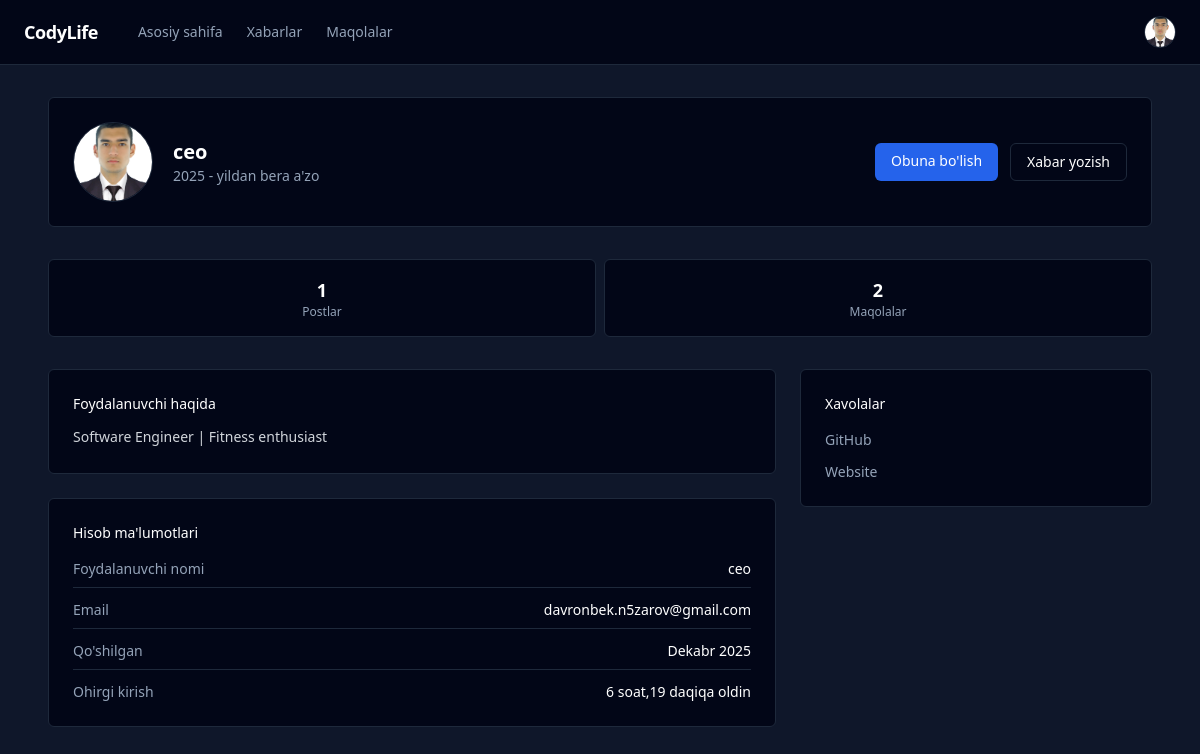
Page /users/u/ceo/ (signed in) on the committed database.
### users_control/models.py (models this page shows, shortened)
class CustomUser(AbstractUser):
    picture = models.ImageField(upload_to='profile_pictures/', blank=True, null=True)
    phone_number = models.CharField(max_length=13, blank=True, null=True)
    bio = models.TextField(null=True, blank=True)
    technologies = models.ManyToManyField("Technologies", blank=True)
    github_link = models.URLField(null=True, blank=True)
    linkedin_link = models.URLField(null=True, blank=True)
    website = models.URLField(null=True, blank=True)
    is_active = models.BooleanField(default=False, null=True, blank=True)
    class Meta:
        verbose_name = 'User'
        verbose_name_plural = 'Users'

### users_control/views.py (the view)
# urls.py: path('u/<slug:username>/', UserProfileView.as_view(), name='user-profile'),
class UserProfileView(LoginRequiredMixin, generic.DetailView):
    model = CustomUser
    template_name = 'user-profile.html'
    slug_field = 'username'
    slug_url_kwarg = 'username'
    context_object_name = 'profile_user'
    def get_context_data(self, **kwargs):
        context = super().get_context_data(**kwargs)
        return context

### main/context_processors.py (called while the page is built)
def user_context(request):
    if request.user.is_authenticated:
        return {'profile_user': request.user}
    return {}

### templates/user-profile.html (shortened to what this page needs)
{% extends 'base.html' %}
{% block content %}
<div class="bg-bgDark min-h-screen">
    <div class="max-w-6xl mx-auto px-6 py-8">
        <div class="bg-cardDark border border-borderDark rounded-md p-6 mb-8">
            <div class="flex items-center justify-between">
                <div class="flex items-center gap-5">
                    {% if profile_user.picture %}
                        <img src="{{ profile_user.picture.url }}"
                             class="w-20 h-20 rounded-full object-cover border border-borderDark">
                    {% else %}
                        <div class="w-20 h-20 rounded-full bg-gray-800
                                    flex items-center justify-center text-xl font-medium">
                            {{ profile_user.username|first|upper }}
                        </div>
                    {% endif %}
                    <div>
                        <h1 class="text-xl font-semibold">
                            {{ profile_user.username }}
                        </h1>
                        <p class="text-sm text-textMuted">
                            {{ profile_user.date_joined|date:"Y" }} - yildan bera a'zo
                        </p>
                    </div>
                </div>
                <div class="flex gap-3">
                    {% if request.user == profile_user %}
                        <a href="{% url 'user-edit' %}"
                           class="text-sm px-4 py-2 border border-borderDark
                                  rounded-md hover:border-primary transition">
                            Hisobni tahrirlash
                        </a>
                    {% else %}
                        <a href="#"
                           class="text-sm px-4 py-2 bg-primary rounded-md">
                            Obuna bo'lish
                        </a>
                        <a href="#"
                           class="text-sm px-4 py-2 border border-borderDark
                                  rounded-md hover:border-primary transition">
                            Xabar yozish
                        </a>
                    {% endif %}
                </div>
            </div>
        </div>
        <div class="grid grid-cols-2 md:grid-cols-2 gap-2 mb-8">
            <div class="bg-cardDark border border-borderDark rounded-md p-4 text-center">
                <p class="text-lg font-semibold">{{ profile_user.posts.count }}</p>
                <p class="text-xs text-textMuted">Postlar</p>
            </div>
            <div class="bg-cardDark border border-borderDark rounded-md p-4 text-center">
                <p class="text-lg font-semibold">{{ profile_user.articles.count }}</p>
                <p class="text-xs text-textMuted">Maqolalar</p>
            </div>
        </div>
        <div class="grid grid-cols-1 md:grid-cols-3 gap-6">
            <div class="md:col-span-2 space-y-6">
                {% if profile_user.bio %}
                <div class="bg-cardDark border border-borderDark rounded-md p-6">
                    <h2 class="text-sm font-medium mb-3">
                        Foydalanuvchi haqida
                    </h2>
                    <p class="text-sm text-gray-300 leading-relaxed">
                        {{ profile_user.bio }}
                    </p>
                </div>
                {% endif %}
                <div class="bg-cardDark border border-borderDark rounded-md p-6">
                    <h2 class="text-sm font-medium mb-4">
                        Hisob ma'lumotlari
                    </h2>
                    <ul class="space-y-3 text-sm">
                        <li class="flex justify-between border-b border-borderDark pb-2">
                            <span class="text-textMuted">Foydalanuvchi nomi</span>
                            <span>{{ profile_user.username }}</span>
                        </li>
                        <li class="flex justify-between border-b border-borderDark pb-2">
                            <span class="text-textMuted">Email</span>
                            <span>{{ profile_user.email|default:"—" }}</span>
                        </li>
                        <li class="flex justify-between border-b border-borderDark pb-2">
                            <span class="text-textMuted">Qo'shilgan</span>
                            <span>{{ profile_user.date_joined|date:"F Y" }}</span>
                        </li>
                        <li class="flex justify-between">
                            <span class="text-textMuted">Ohirgi kirish</span>
                            <span>{{ profile_user.last_login|timesince }} oldin</span>
                        </li>
                    </ul>
                </div>
            </div>
            <aside class="space-y-6">
                <div class="bg-cardDark border border-borderDark rounded-md p-6">
                    <h2 class="text-sm font-medium mb-4">
                        Xavolalar
                    </h2>
                    {% if profile_user.linkedin_link or profile_user.github_link or profile_user.website %}
                    <div class="space-y-3 text-sm">
                        {% if profile_user.github_link %}
                        <a href="{{ profile_user.github_link }}" class="block text-textMuted hover:text-white">
                            GitHub
                        </a>
                        {% endif %}
                        {% if profile_user.website %}
                        <a href="{{ profile_user.website }}" class="block text-textMuted hover:text-white">
                            Website
                        </a>
                        {% endif %}
                    </div>
                    {% else %}
                    <p class="text-textMuted text-sm mb-4">
                        Hozircha sizda xavolalar yo'q.
                    </p>
                    {% endif %}
                </div>
            </aside>
        </div>
    </div>
</div>
{% endblock content %}

### templates/base.html (shortened to what this page needs)
<!DOCTYPE html>
<html lang="en">
<head>
    <script src="https://cdn.tailwindcss.com"></script>
</head>
<body class="bg-bgDark text-white min-h-screen">
<nav class="bg-cardDark border-b border-borderDark sticky top-0 z-50">
    <div class="max-w-7xl mx-auto px-6 h-16 flex items-center justify-between">
        <div class="flex items-center gap-10">
            <span class="text-lg font-semibold tracking-tight">
                CodyLife
            </span>
            <div class="hidden md:flex items-center gap-6 text-sm">
                <a href="{% url 'homepage' %}" class="text-textMuted hover:text-white">
                    Asosiy sahifa
                </a>
                <a href="{% url 'notifications' %}" class="text-textMuted hover:text-white">
                    Xabarlar
                </a>
                <a href="{% url 'articles' %}" class="text-textMuted hover:text-white">
                    Maqolalar
                </a>
            </div>
        </div>
        <div class="flex items-center gap-4">
            {% if profile_user.picture %}
                <img
                    src="{{ profile_user.picture.url }}"
                    class="w-8 h-8 rounded-full object-cover border border-borderDark"
                    alt="profile"
                >
            {% else %}
                <div class="w-8 h-8 rounded-full bg-gray-800
                            flex items-center justify-center text-sm font-medium">
                    {{ profile_user.username|first|upper }}
                </div>
            {% endif %}
        </div>
    </div>
</nav>
{% block content %}
{% endblock content %}
</body>
</html>

### rows in the picture
CustomUser: picture (picture), username "ceo", date_joined "2025", posts.count "1", articles.count "2", bio "Software Engineer | Fitness enthusiast", email "davronbek.n5zarov@gmail.com", date_joined "Dekabr 2025", last_login "6 soat,19 daqiqa"
